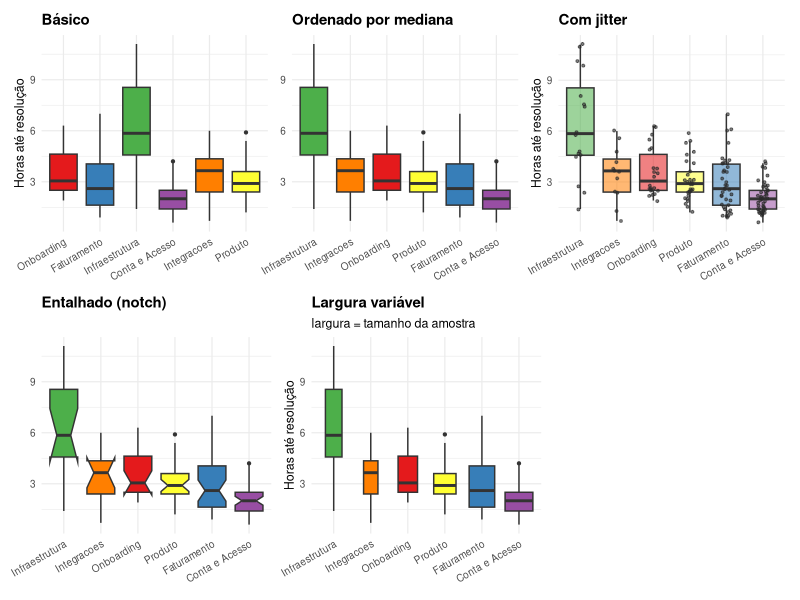

Recreate this plot in R.
# Libraries
library(ggplot2)
library(dplyr)
library(forcats)
library(patchwork)
library(RColorBrewer)
library(jsonlite)

# Dados ficticios: tempo de resolucao de chamados (horas) por equipe de
# suporte, com tamanho de amostra e distribuicao (mediana/dispersao)
# diferentes por equipe -- rlnorm() gera cauda longa a direita, o formato
# tipico de tempo de resolucao (a maioria resolve rapido, uma minoria demora
# muito), o que da outliers de verdade pro boxplot mostrar.
set.seed(7331)

equipes <- c("Onboarding", "Faturamento", "Infraestrutura", "Conta e Acesso", "Integracoes", "Produto")

parametros <- list(
  "Onboarding"      = list(n = 22, meanlog = 1.10, sdlog = 0.35),
  "Faturamento"     = list(n = 38, meanlog = 0.90, sdlog = 0.50),
  "Infraestrutura"  = list(n = 16, meanlog = 1.60, sdlog = 0.60),
  "Conta e Acesso"  = list(n = 45, meanlog = 0.60, sdlog = 0.40),
  "Integracoes"     = list(n = 12, meanlog = 1.30, sdlog = 0.70),
  "Produto"         = list(n = 29, meanlog = 1.00, sdlog = 0.45)
)

dados <- do.call(rbind, lapply(equipes, function(e) {
  p <- parametros[[e]]
  horas <- rlnorm(p$n, meanlog = p$meanlog, sdlog = p$sdlog)
  data.frame(equipe = e, horas = round(pmax(horas, 0.2), 1))
}))
dados$equipe <- factor(dados$equipe, levels = equipes)

medianas <- dados %>%
  group_by(equipe) %>%
  summarise(mediana = median(horas), .groups = "drop")

# Uma cor por equipe, fixa nas 5 variacoes -- "Set1" ainda nao usada em nenhum
# outro grafico do acervo (ver docs/WORKFLOW.md, "nunca deixar a paleta
# identica ao exemplo").
paleta_equipes <- setNames(brewer.pal(6, "Set1"), equipes)

# ---------------------------------------------------------------------------
# Estatico: poster 2x3 com 5 variacoes do mesmo dado -- cada painel
# corresponde a um dos 5 botoes da versao interativa (ver "Como foi feito" no
# README). Mesmo principio de poster ja usado no barplot-classico deste
# acervo, aplicado as variacoes proprias do boxplot em vez das de barra.
# ---------------------------------------------------------------------------
tema_poster <- theme_minimal(base_size = 9) +
  theme(axis.text.x = element_text(angle = 30, hjust = 1), plot.title = element_text(face = "bold"))

p1 <- ggplot(dados, aes(x = equipe, y = horas, fill = equipe)) +
  geom_boxplot(outlier.size = 0.8) +
  scale_fill_manual(values = paleta_equipes, guide = "none") +
  labs(title = "Básico", x = NULL, y = "Horas até resolução") +
  tema_poster

dados_ord <- dados %>% mutate(equipe = fct_reorder(equipe, horas, .fun = median, .desc = TRUE))

p2 <- ggplot(dados_ord, aes(x = equipe, y = horas, fill = equipe)) +
  geom_boxplot(outlier.size = 0.8) +
  scale_fill_manual(values = paleta_equipes, guide = "none") +
  labs(title = "Ordenado por mediana", x = NULL, y = NULL) +
  tema_poster

p3 <- ggplot(dados_ord, aes(x = equipe, y = horas, fill = equipe)) +
  geom_boxplot(outlier.shape = NA, alpha = 0.55) +
  geom_jitter(width = 0.14, size = 0.7, alpha = 0.6, color = "#2b2b2b") +
  scale_fill_manual(values = paleta_equipes, guide = "none") +
  labs(title = "Com jitter", x = NULL, y = "Horas até resolução") +
  tema_poster

p4 <- ggplot(dados_ord, aes(x = equipe, y = horas, fill = equipe)) +
  geom_boxplot(notch = TRUE, outlier.size = 0.8) +
  scale_fill_manual(values = paleta_equipes, guide = "none") +
  labs(title = "Entalhado (notch)", x = NULL, y = NULL) +
  tema_poster

p5 <- ggplot(dados_ord, aes(x = equipe, y = horas, fill = equipe)) +
  geom_boxplot(varwidth = TRUE, outlier.size = 0.8) +
  scale_fill_manual(values = paleta_equipes, guide = "none") +
  labs(title = "Largura variável", subtitle = "largura = tamanho da amostra", x = NULL, y = "Horas até resolução") +
  tema_poster

poster <- (p1 | p2 | p3) / (p4 | p5 | plot_spacer())
ggsave("output.png", plot = poster, width = 11, height = 7, dpi = 150)

# ---------------------------------------------------------------------------
# Versao interativa: D3, com uma barra de botoes que anima a transicao entre
# as 5 variacoes acima -- as MESMAS caixas (chave = equipe) se reorganizam em
# vez de trocar de grafico, igual ao principio ja usado no barplot-classico
# deste acervo. O R so exporta os valores BRUTOS de cada equipe; o D3 calcula
# quartis, whiskers, outliers, jitter e notch sozinho a partir deles -- nada
# de estatistica pronta vindo do R, pra caixa/entalhe/whisker responderem a
# QUALQUER reordenacao sem precisar de um novo calculo no servidor.
viz <- list(
  meta = list(
    paletaEquipes = as.list(paleta_equipes),
    nota = "Use os botões acima para alternar a variação; passe o cursor sobre a caixa pra ver os quartis."
  ),
  equipes = equipes,
  dados = lapply(equipes, function(e) {
    list(equipe = e, valores = dados$horas[as.character(dados$equipe) == e])
  })
)

write_json(viz, "data.json", auto_unbox = TRUE, digits = NA)
